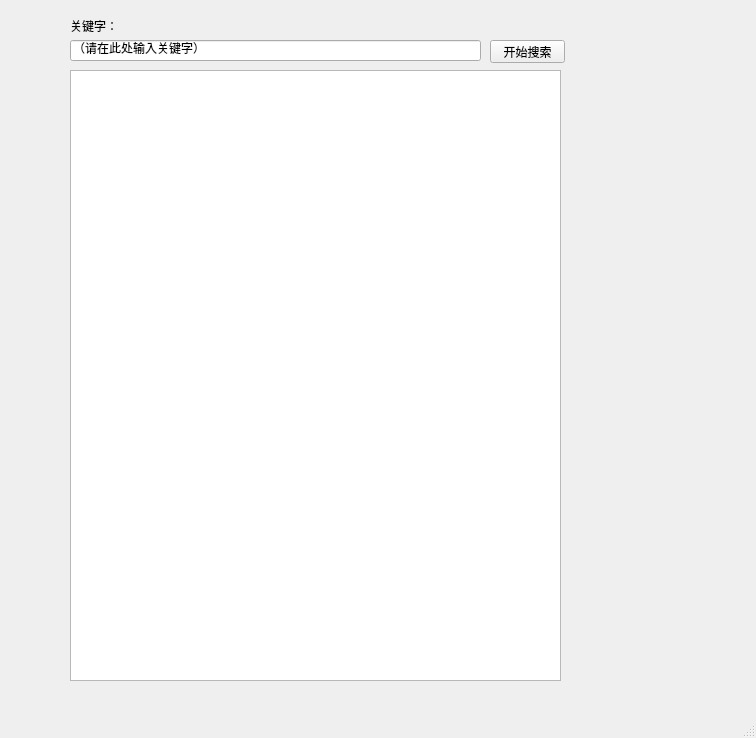
<?xml version="1.0" encoding="UTF-8"?>
<ui version="4.0">
 <class>MainWindow</class>
 <widget class="QMainWindow" name="MainWindow">
  <property name="geometry">
   <rect>
    <x>0</x>
    <y>0</y>
    <width>756</width>
    <height>738</height>
   </rect>
  </property>
  <property name="windowTitle">
   <string>DYJ的sina搜索</string>
  </property>
  <widget class="QWidget" name="centralwidget">
   <widget class="QLineEdit" name="letKeyword">
    <property name="geometry">
     <rect>
      <x>70</x>
      <y>40</y>
      <width>411</width>
      <height>21</height>
     </rect>
    </property>
    <property name="text">
     <string>（请在此处输入关键字）</string>
    </property>
   </widget>
   <widget class="QPushButton" name="btnSearch">
    <property name="geometry">
     <rect>
      <x>490</x>
      <y>40</y>
      <width>75</width>
      <height>23</height>
     </rect>
    </property>
    <property name="text">
     <string>开始搜索</string>
    </property>
   </widget>
   <widget class="QLabel" name="lblSearch">
    <property name="geometry">
     <rect>
      <x>70</x>
      <y>20</y>
      <width>54</width>
      <height>12</height>
     </rect>
    </property>
    <property name="text">
     <string>关键字：</string>
    </property>
   </widget>
   <widget class="QTextBrowser" name="tbrList">
    <property name="geometry">
     <rect>
      <x>70</x>
      <y>70</y>
      <width>491</width>
      <height>611</height>
     </rect>
    </property>
   </widget>
  </widget>
  <widget class="QMenuBar" name="menubar">
   <property name="geometry">
    <rect>
     <x>0</x>
     <y>0</y>
     <width>756</width>
     <height>23</height>
    </rect>
   </property>
  </widget>
  <widget class="QStatusBar" name="statusbar"/>
 </widget>
 <resources/>
 <connections>
  <connection>
   <sender>letKeyword</sender>
   <signal>returnPressed()</signal>
   <receiver>btnSearch</receiver>
   <slot>click()</slot>
   <hints>
    <hint type="sourcelabel">
     <x>390</x>
     <y>77</y>
    </hint>
    <hint type="destinationlabel">
     <x>508</x>
     <y>80</y>
    </hint>
   </hints>
  </connection>
 </connections>
 <slots>
  <slot>search()</slot>
 </slots>
</ui>
